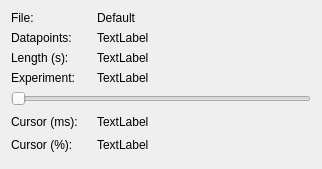
<?xml version="1.0" encoding="UTF-8"?>
<ui version="4.0">
 <class>W_LogKeyPad</class>
 <widget class="QWidget" name="W_LogKeyPad">
  <property name="geometry">
   <rect>
    <x>0</x>
    <y>0</y>
    <width>318</width>
    <height>169</height>
   </rect>
  </property>
  <property name="windowTitle">
   <string>Form</string>
  </property>
  <layout class="QVBoxLayout" name="verticalLayout">
   <item>
    <layout class="QGridLayout" name="MainGrid">
     <item row="0" column="0">
      <widget class="QLabel" name="FileNameTitle">
       <property name="minimumSize">
        <size>
         <width>80</width>
         <height>0</height>
        </size>
       </property>
       <property name="maximumSize">
        <size>
         <width>80</width>
         <height>16777215</height>
        </size>
       </property>
       <property name="text">
        <string>&lt;html&gt;&lt;head/&gt;&lt;body&gt;&lt;p&gt;File:&lt;/p&gt;&lt;/body&gt;&lt;/html&gt;</string>
       </property>
      </widget>
     </item>
     <item row="2" column="0">
      <widget class="QLabel" name="FileNameTitle_2">
       <property name="minimumSize">
        <size>
         <width>80</width>
         <height>0</height>
        </size>
       </property>
       <property name="maximumSize">
        <size>
         <width>80</width>
         <height>16777215</height>
        </size>
       </property>
       <property name="text">
        <string>&lt;html&gt;&lt;head/&gt;&lt;body&gt;&lt;p&gt;Length (s):&lt;/p&gt;&lt;/body&gt;&lt;/html&gt;</string>
       </property>
      </widget>
     </item>
     <item row="1" column="0">
      <widget class="QLabel" name="FileNameTitle_3">
       <property name="minimumSize">
        <size>
         <width>80</width>
         <height>0</height>
        </size>
       </property>
       <property name="maximumSize">
        <size>
         <width>80</width>
         <height>16777215</height>
        </size>
       </property>
       <property name="text">
        <string>&lt;html&gt;&lt;head/&gt;&lt;body&gt;&lt;p&gt;Datapoints:&lt;/p&gt;&lt;/body&gt;&lt;/html&gt;</string>
       </property>
      </widget>
     </item>
     <item row="0" column="1">
      <widget class="QLabel" name="FileNameLabel">
       <property name="minimumSize">
        <size>
         <width>150</width>
         <height>0</height>
        </size>
       </property>
       <property name="autoFillBackground">
        <bool>false</bool>
       </property>
       <property name="frameShape">
        <enum>QFrame::NoFrame</enum>
       </property>
       <property name="frameShadow">
        <enum>QFrame::Plain</enum>
       </property>
       <property name="lineWidth">
        <number>1</number>
       </property>
       <property name="text">
        <string>Default</string>
       </property>
       <property name="alignment">
        <set>Qt::AlignLeading|Qt::AlignLeft|Qt::AlignVCenter</set>
       </property>
       <property name="textInteractionFlags">
        <set>Qt::LinksAccessibleByMouse|Qt::TextSelectableByKeyboard|Qt::TextSelectableByMouse</set>
       </property>
      </widget>
     </item>
     <item row="3" column="0">
      <widget class="QLabel" name="FileNameTitle_4">
       <property name="minimumSize">
        <size>
         <width>80</width>
         <height>0</height>
        </size>
       </property>
       <property name="maximumSize">
        <size>
         <width>80</width>
         <height>16777215</height>
        </size>
       </property>
       <property name="text">
        <string>&lt;html&gt;&lt;head/&gt;&lt;body&gt;&lt;p&gt;Experiment:&lt;/p&gt;&lt;/body&gt;&lt;/html&gt;</string>
       </property>
      </widget>
     </item>
     <item row="1" column="1">
      <widget class="QLabel" name="labelDataPoints">
       <property name="minimumSize">
        <size>
         <width>150</width>
         <height>0</height>
        </size>
       </property>
       <property name="text">
        <string>TextLabel</string>
       </property>
      </widget>
     </item>
     <item row="2" column="1">
      <widget class="QLabel" name="labelLength">
       <property name="minimumSize">
        <size>
         <width>150</width>
         <height>0</height>
        </size>
       </property>
       <property name="text">
        <string>TextLabel</string>
       </property>
      </widget>
     </item>
     <item row="3" column="1">
      <widget class="QLabel" name="labelExperiment">
       <property name="minimumSize">
        <size>
         <width>150</width>
         <height>0</height>
        </size>
       </property>
       <property name="text">
        <string>TextLabel</string>
       </property>
      </widget>
     </item>
     <item row="0" column="2">
      <spacer name="horizontalSpacer_2">
       <property name="orientation">
        <enum>Qt::Horizontal</enum>
       </property>
       <property name="sizeHint" stdset="0">
        <size>
         <width>5</width>
         <height>5</height>
        </size>
       </property>
      </spacer>
     </item>
    </layout>
   </item>
   <item>
    <widget class="QSlider" name="TimeSlider">
     <property name="minimumSize">
      <size>
       <width>300</width>
       <height>0</height>
      </size>
     </property>
     <property name="orientation">
      <enum>Qt::Horizontal</enum>
     </property>
    </widget>
   </item>
   <item>
    <layout class="QGridLayout" name="gridLayout">
     <item row="1" column="0">
      <widget class="QLabel" name="label_2">
       <property name="minimumSize">
        <size>
         <width>80</width>
         <height>0</height>
        </size>
       </property>
       <property name="maximumSize">
        <size>
         <width>80</width>
         <height>16777215</height>
        </size>
       </property>
       <property name="text">
        <string>Cursor (%):</string>
       </property>
      </widget>
     </item>
     <item row="0" column="0">
      <widget class="QLabel" name="label">
       <property name="minimumSize">
        <size>
         <width>80</width>
         <height>0</height>
        </size>
       </property>
       <property name="maximumSize">
        <size>
         <width>80</width>
         <height>16777215</height>
        </size>
       </property>
       <property name="text">
        <string>Cursor (ms):</string>
       </property>
      </widget>
     </item>
     <item row="0" column="1">
      <widget class="QLabel" name="labelCursorMs">
       <property name="minimumSize">
        <size>
         <width>50</width>
         <height>0</height>
        </size>
       </property>
       <property name="maximumSize">
        <size>
         <width>75</width>
         <height>16777215</height>
        </size>
       </property>
       <property name="text">
        <string>TextLabel</string>
       </property>
      </widget>
     </item>
     <item row="1" column="1">
      <widget class="QLabel" name="labelCursorPct">
       <property name="minimumSize">
        <size>
         <width>50</width>
         <height>0</height>
        </size>
       </property>
       <property name="maximumSize">
        <size>
         <width>75</width>
         <height>16777215</height>
        </size>
       </property>
       <property name="text">
        <string>TextLabel</string>
       </property>
      </widget>
     </item>
     <item row="0" column="2">
      <spacer name="horizontalSpacer">
       <property name="orientation">
        <enum>Qt::Horizontal</enum>
       </property>
       <property name="sizeHint" stdset="0">
        <size>
         <width>5</width>
         <height>20</height>
        </size>
       </property>
      </spacer>
     </item>
    </layout>
   </item>
   <item>
    <spacer name="verticalSpacer">
     <property name="orientation">
      <enum>Qt::Vertical</enum>
     </property>
     <property name="sizeHint" stdset="0">
      <size>
       <width>5</width>
       <height>5</height>
      </size>
     </property>
    </spacer>
   </item>
  </layout>
 </widget>
 <resources/>
 <connections/>
</ui>
